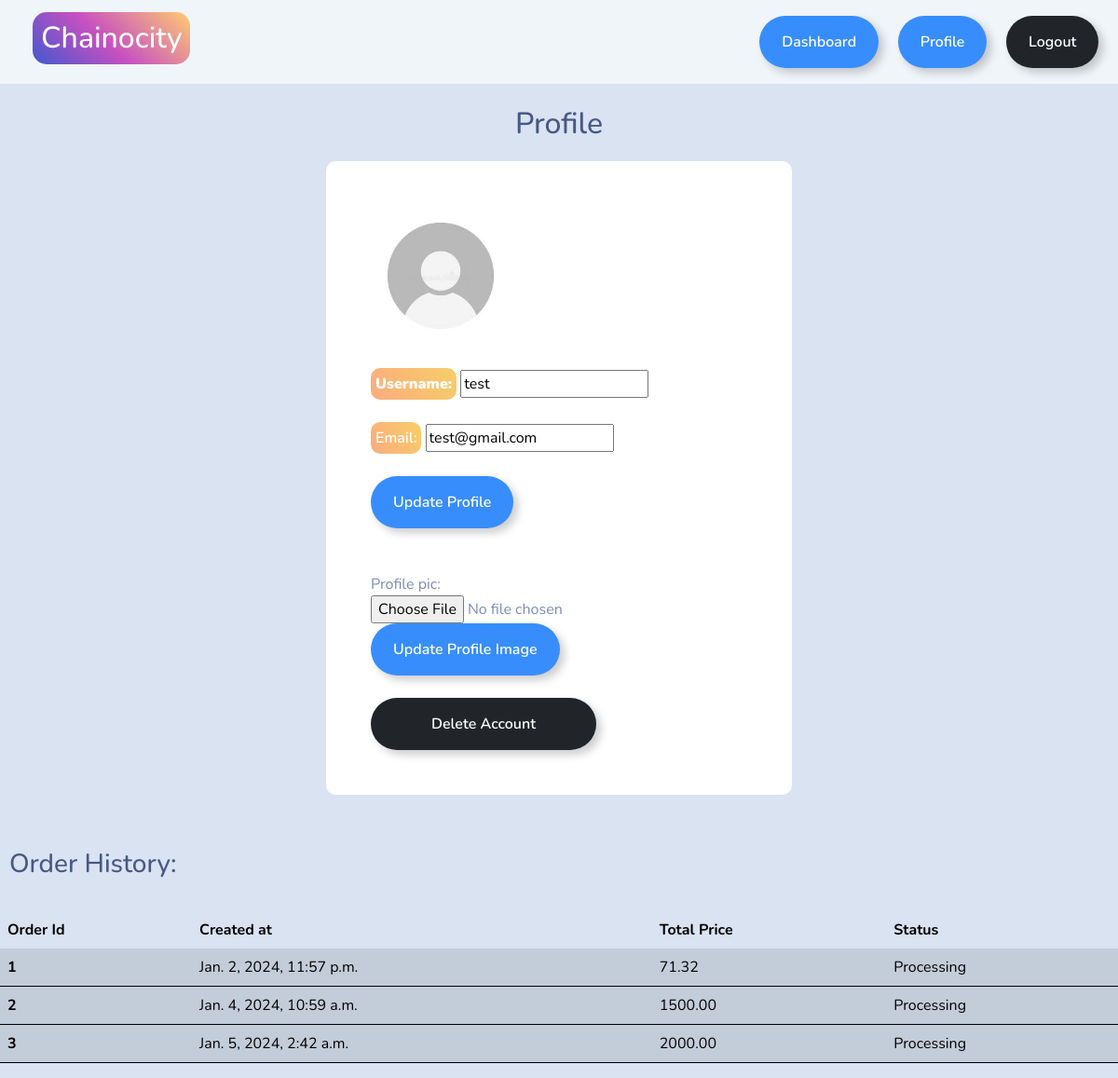
/profile (signed in), run on an earlier commit of the app's database.
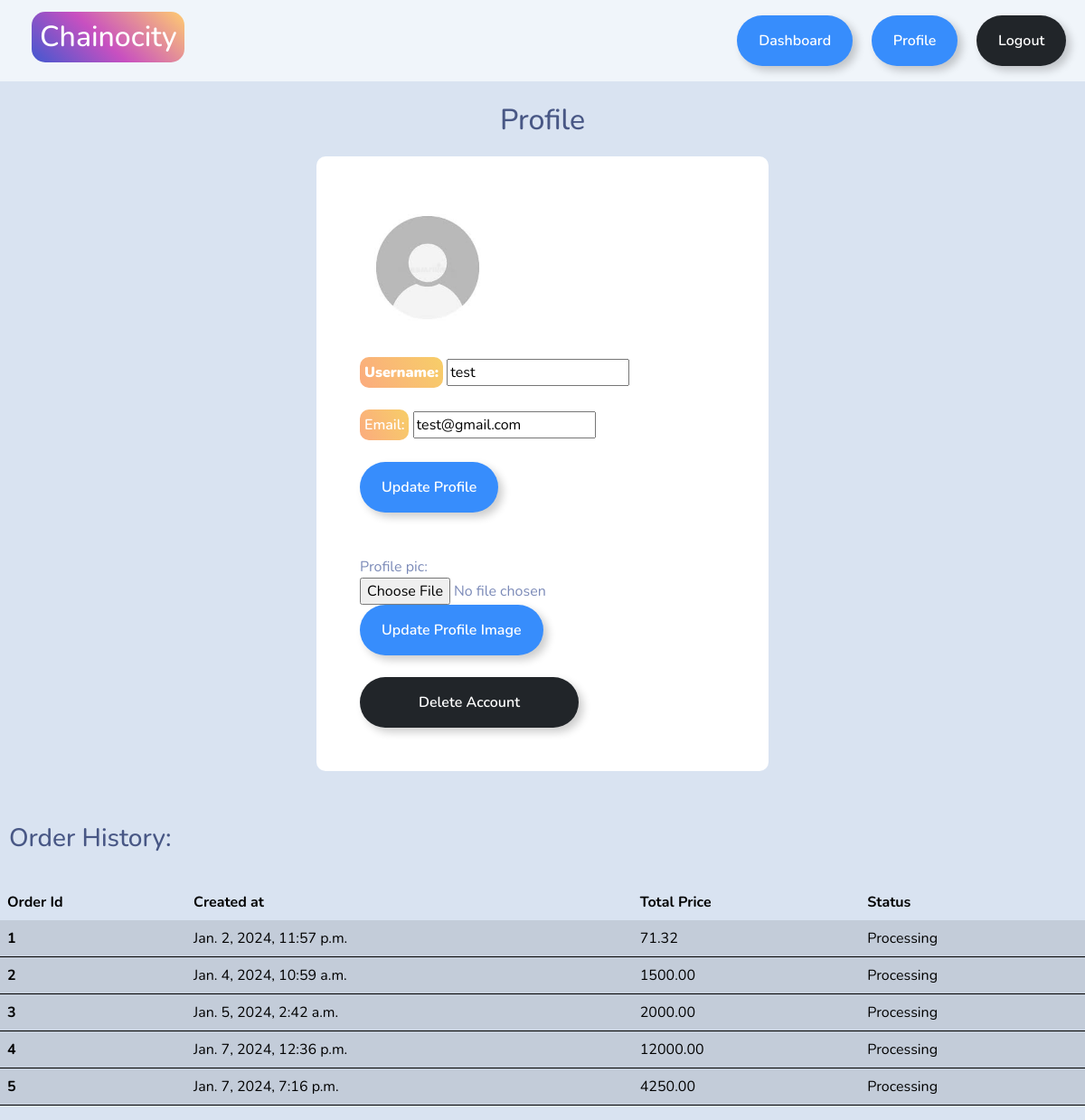
And on a later commit of the database.
### myapp/models.py (models this page shows, shortened)
class Order(models.Model):
    PAYMENT_CHOICES = [
        ('easypaisa', 'EasyPaisa'),
        ('jazzcash', 'JazzCash'),
        ('cashondelivery', 'Cash On Delivery'),
    ]
    ORDER_STATUS_CHOICES = [
        ('Processing', 'Processing'),
        ('Shipped', 'Shipped'),
        ('Delivered', 'Delivered'),
        ('Cancelled', 'Cancelled'),
    ]
    user = models.ForeignKey(User, on_delete=models.CASCADE)
    items = models.ManyToManyField('CartItem')
    total_price = models.DecimalField(max_digits=10, decimal_places=2)
    created_at = models.DateTimeField(auto_now_add=True)
    address = models.TextField()
    phone_number = models.CharField(max_length=15)
    payment_type = models.CharField(max_length=20, choices=PAYMENT_CHOICES, default='cashondelivery')
    order_status = models.CharField(max_length=20, choices=ORDER_STATUS_CHOICES, default='Processing')

### myapp/views.py (the view, shortened to what this page needs)
# urls.py: path('profile',views.profile, name="profile"),
@login_required(login_url='my_login')
def profile(request):
	profile = Profile.objects.get(user=request.user)
	orders = Order.objects.filter(user=request.user)
	user_form = UpdateUserForm(instance=request.user)
	form_2 =UpdateProfileForm(instance=profile)
	user_form = UpdateUserForm(instance=request.user)
	profile_pic= Profile.objects.get(user=request.user)
	context={'user_form':user_form, 'form_2':form_2,'profile':profile_pic,'orders':orders}
	return render(request,'profile.html',context=context)

### myapp/forms.py
class UpdateUserForm(forms.ModelForm):
  password = None
  class Meta:
    model=User
    fields=['username','email']
    exclude=['password1','password2',]

class UpdateProfileForm(forms.ModelForm):
  profile_pic = forms.ImageField(widget=forms.FileInput(attrs={'class':'form-control-file'}))
  class Meta:
    model = Profile
    fields = ['profile_pic',]

### templates/profile.html (shortened to what this page needs)
{% load static %}
<!DOCTYPE html>
<html lang="en">
<head>
  <link rel="stylesheet" type="text/css" href="https://bootswatch.com/5/morph/bootstrap.min.css" >
  <link rel="stylesheet" type="text/css" href="{% static 'css/styles.css' %}" >
</head>
<body>
  {% include 'base.html' %}
  <br>
  <h2 class="text-center">Profile </h2>
  <div class="container bg-white shadow-md p-5 form_layout" style="margin-top: 20px;">
      <img src="{{profile.profile_pic.url}}" alt="profile_pic" style="border-radius: 90px; max-width: 200px; max-width: 150px;" />
    <br>
    <br>
    <form method="POST" autocomplete="off">
      <div class="mb-3">
        <label for="{{ user_form.username.id_for_label }}" class="form-label" style="background-color: #FBAB7E;
        background-image: linear-gradient(62deg, #FBAB7E 0%, #F7CE68 100%);
        padding: 5px; color: white; border-radius: 10px;"><strong>Username:</strong></label>
        {{ user_form.username }}
      </div>
      <div class="mb-3">
        <label for="{{ user_form.email.id_for_label }}" class="form-label" style="background-color: #FBAB7E;
        background-image: linear-gradient(62deg, #FBAB7E 0%, #F7CE68 100%);
        padding: 5px; color: white; border-radius: 10px;">Email:</label>
        {{ user_form.email }}
      </div>
      <input type="submit" value="Update Profile" class="btn btn-outline-primary"/>
      <br>
    </form>
    <br><br>
    <form method="POST" autocomplete="off" enctype="multipart/form-data">
      {{form_2}}
      <br>
      <input type="submit" value="Update Profile Image" class="btn btn-outline-primary"/>
      <br>
    </form>
    <br>
    <a href="{% url 'delete_profile' %}"><input  value="Delete Account" class="btn btn-outline-dark" /></a>
  </div>
  <br><br>
<h3 style="margin: 10px;">Order History:</h3>
  <br>
  <div>
    <table class="table table-hover">
      <thead>
        <tr>
          <th scope="col">Order Id</th>
          <th scope="col">Created at</th>
          <th scope="col">Total Price</th>
          <th scope="col">Status</th>
        </tr>
      </thead>
      {% for order in orders %}
      <tbody style="border-bottom: 1px solid black;">
          <tr class="table-active">
              <th scope="row">{{ order.id }}</th>
              <td>{{ order.created_at }}</td>
              <td>{{ order.total_price }}</td>
              <td>{{ order.order_status }}</td>
          </tr>
      </tbody>
  {% endfor %}
    </table>
  </div>
</body>
</html>

What changed in the data, as far as the page shows it:
added Order: id "4", created_at "Jan. 7, 2024, 12:36 p.m.", total_price "12000.00", order_status "Processing"
added Order: id "5", created_at "Jan. 7, 2024, 7:16 p.m.", total_price "4250.00", order_status "Processing"
